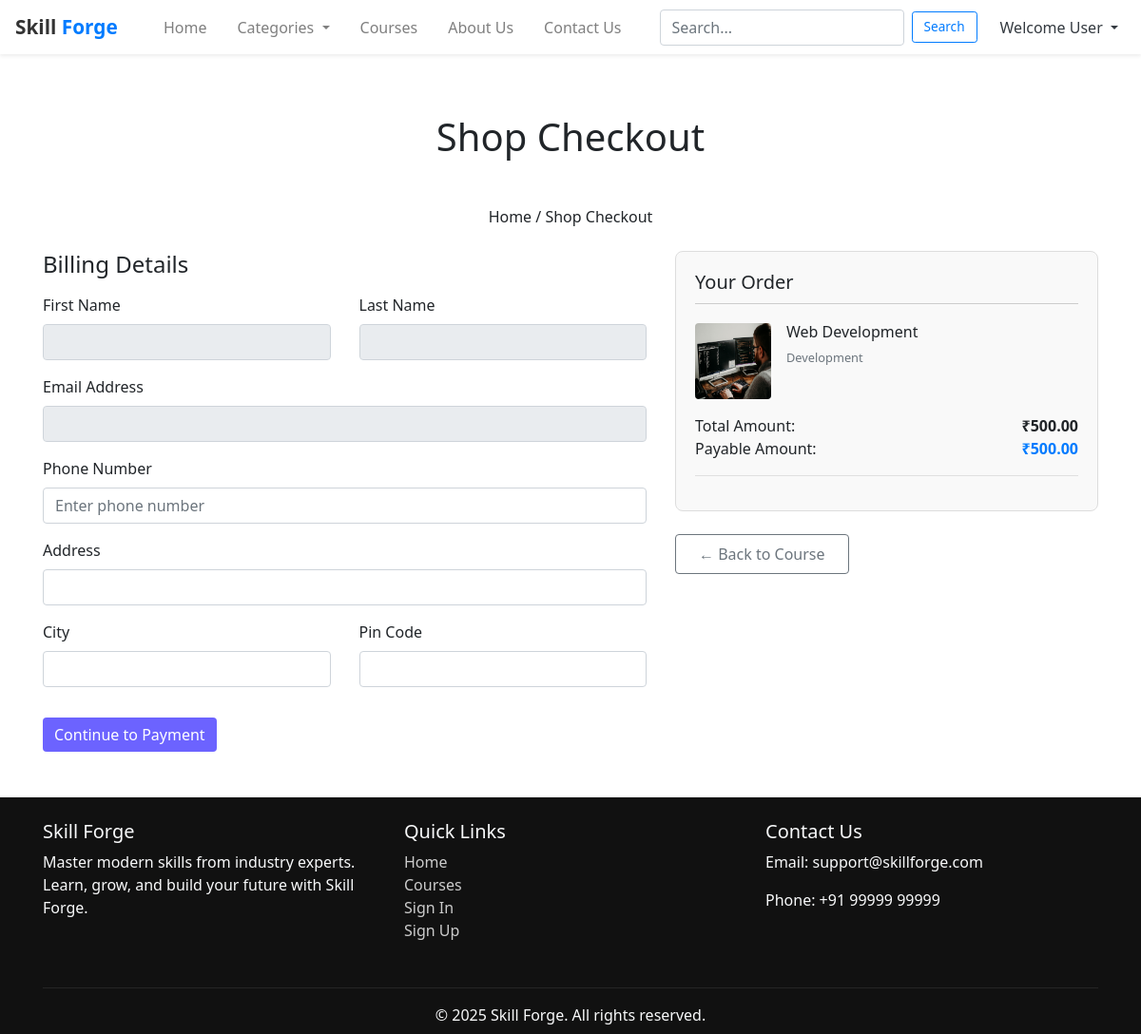
The page /checkout/1/ on the database its author committed.
### core/models.py (models this page shows, shortened)
class Course(models.Model):
    title = models.CharField(max_length=200)
    description = models.TextField()
    category = models.ForeignKey(Category, on_delete=models.CASCADE)
    image = models.ImageField(upload_to='course_images/', null=True, blank=True)
    price = models.DecimalField(max_digits=6, decimal_places=2)
    is_published = models.BooleanField(default=False)
    created_at = models.DateTimeField(auto_now_add=True)

class Category(models.Model):
    name = models.CharField(max_length=100)

### core/views.py (the view, shortened to what this page needs)
# urls.py: path('checkout/<int:course_id>/', views.checkout, name='checkout'),
def checkout(request, course_id):
    course = get_object_or_404(Course, id=course_id)
    client = razorpay.Client(auth=(settings.RAZORPAY_KEY_ID, settings.RAZORPAY_SECRET_KEY))
    order_amount = int(course.price) * 100
    order_currency = 'INR'
    order_receipt = f'order_rcptid_{course.id}'
    order = client.order.create({
        'amount': order_amount,
        'currency': order_currency,
        'receipt': order_receipt,
        'payment_capture': 1
    })
    context = {
        'course': course,
        'order_id': order['id'],
        'order_amount': order_amount,
        'razorpay_key_id': settings.RAZORPAY_KEY_ID,
    }
    return render(request, 'checkout.html', context)

### core/templates/checkout.html (shortened to what this page needs)
{% extends "base.html" %}
{% block content %}
{% load static %}
<div class="container checkout-container">
  <h1 class="text-center mb-5">Shop Checkout</h1>
  <p class="text-center mb-4">Home / Shop Checkout</p>
  <div class="row">
    <div class="col-md-7">
      <h4 class="mb-3">Billing Details</h4>
      <form method="POST" action="{% url 'checkout' course.id %}">
        <div class="row">
          <div class="col-md-6 mb-3">
            <label for="first_name">First Name</label>
            <input type="text" class="form-control" name="first_name" value="{{ request.user.first_name }}" readonly>
          </div>
          <div class="col-md-6 mb-3">
            <label for="last_name">Last Name</label>
            <input type="text" class="form-control" name="last_name" value="{{ request.user.last_name }}" readonly>
          </div>
        </div>
        <div class="mb-3">
          <label for="email">Email Address</label>
          <input type="email" class="form-control" name="email" value="{{ request.user.email }}" readonly>
        </div>
        <div class="mb-3">
          <label for="phone">Phone Number</label>
          <input type="tel" class="form-control" id="phone" name="phone" placeholder="Enter phone number" required>
        </div>
        <div class="mb-3">
          <label for="address">Address</label>
          <input type="text" class="form-control" id="address" name="address" required>
        </div>
        <div class="row">
          <div class="col-md-6 mb-3">
            <label for="city">City</label>
            <input type="text" class="form-control" id="city" name="city" required>
          </div>
          <div class="col-md-6 mb-3">
            <label for="zip">Pin Code</label>
            <input type="text" class="form-control" id="zip" name="zip" required>
          </div>
        </div>
        <button type="submit" class="btn btn-primary mt-3">Continue to Payment</button>
      </form>
    </div>
    <div class="col-md-5">
      <div class="order-summary-card">
        <h5>Your Order</h5>
        <div class="d-flex mb-3">
          <img src="{{ course.image.url }}" alt="{{ course.title }}" width="80" height="80" class="mr-3 rounded">
          <div>
            <h6 class="mb-1">{{ course.title }}</h6>
            <small class="text-muted">{{ course.category.name }}</small>
          </div>
        </div>
        <ul class="list-unstyled">
          <li class="d-flex justify-content-between">
            <span>Total Amount:</span>
            <strong>₹{{ course.price }}</strong>
          </li>
          <li class="d-flex justify-content-between">
            <span>Payable Amount:</span>
            <strong class="text-primary">₹{{ course.price }}</strong>
          </li>
        </ul>
        <hr>
      </div>
      <a href="{% url 'course_detail' 1 %}" class="btn btn-outline-secondary mt-4 px-4 py-2">← Back to Course</a>
    </div>
  </div>
</div>
{% endblock %}

### core/templates/base.html (style rules this page uses)
body { font-family: 'Segoe UI', Tahoma, Geneva, Verdana, sans-serif; padding-top: 70px; }

### core/templates/checkout.html (style rules this page uses)
.checkout-container { margin-top: 50px; }
.order-summary-card { border: 1px solid #ddd; border-radius: 8px; padding: 20px; background: #f9f9f9; }
.order-summary-card h5 { border-bottom: 1px solid #ccc; padding-bottom: 10px; margin-bottom: 20px; }
.btn-primary { background-color: #6c63ff; border: none; }

### rows shown on the page
Course: image (picture), title "Web Development", category.name "Development", price "500.00"
